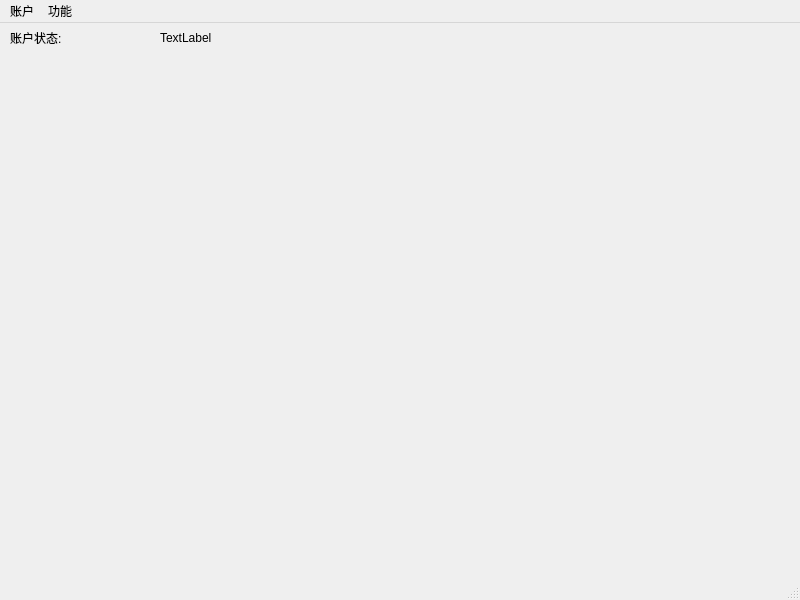
<?xml version="1.0" encoding="UTF-8"?>
<ui version="4.0">
 <class>MainWindow</class>
 <widget class="QMainWindow" name="MainWindow">
  <property name="geometry">
   <rect>
    <x>0</x>
    <y>0</y>
    <width>800</width>
    <height>600</height>
   </rect>
  </property>
  <property name="windowTitle">
   <string>MainWindow</string>
  </property>
  <widget class="QWidget" name="centralwidget">
   <widget class="QLabel" name="label">
    <property name="geometry">
     <rect>
      <x>10</x>
      <y>0</y>
      <width>150</width>
      <height>30</height>
     </rect>
    </property>
    <property name="text">
     <string>账户状态:</string>
    </property>
   </widget>
   <widget class="QLabel" name="label_2">
    <property name="geometry">
     <rect>
      <x>160</x>
      <y>0</y>
      <width>135</width>
      <height>30</height>
     </rect>
    </property>
    <property name="text">
     <string>TextLabel</string>
    </property>
   </widget>
  </widget>
  <widget class="QMenuBar" name="menubar">
   <property name="geometry">
    <rect>
     <x>0</x>
     <y>0</y>
     <width>800</width>
     <height>45</height>
    </rect>
   </property>
   <widget class="QMenu" name="menu">
    <property name="title">
     <string>功能</string>
    </property>
    <addaction name="actionA"/>
    <addaction name="actionA_3"/>
   </widget>
   <widget class="QMenu" name="menu_2">
    <property name="title">
     <string>账户</string>
    </property>
    <addaction name="actionA_2"/>
    <addaction name="actionB"/>
   </widget>
   <addaction name="menu_2"/>
   <addaction name="menu"/>
  </widget>
  <widget class="QStatusBar" name="statusbar"/>
  <action name="actionA">
   <property name="text">
    <string>课余量查询</string>
   </property>
  </action>
  <action name="actionA_2">
   <property name="checkable">
    <bool>false</bool>
   </property>
   <property name="text">
    <string>登陆</string>
   </property>
  </action>
  <action name="actionB">
   <property name="text">
    <string>退出</string>
   </property>
  </action>
  <action name="actionA_3">
   <property name="text">
    <string>成绩查询</string>
   </property>
  </action>
 </widget>
 <resources/>
 <connections/>
 <slots>
  <slot>a233()</slot>
 </slots>
</ui>
